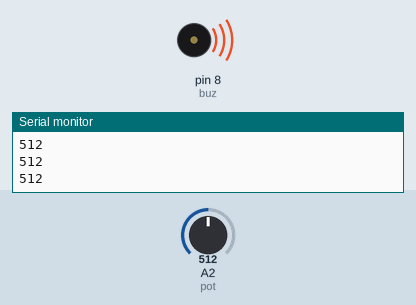
Recording of a sketch running on a simulated Arduino Uno, built with avr-gcc and run on an emulated ATmega328P. On the bench: buzzer (waves = sounding), the last lines printed to the serial monitor. Inputs (shaded band) come from the test bench; at power-on: A2 (pot) = 512.

Above: at 1.2 s.
1.3 s: A2 (pot) set to 0
At 2.1 s:
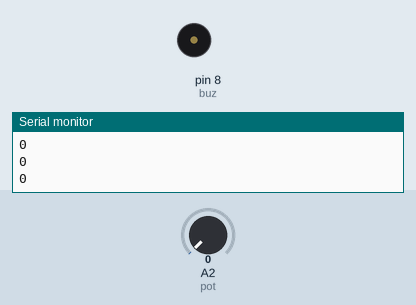
2.8 s: A2 (pot) set to 122
At 3.4 s:
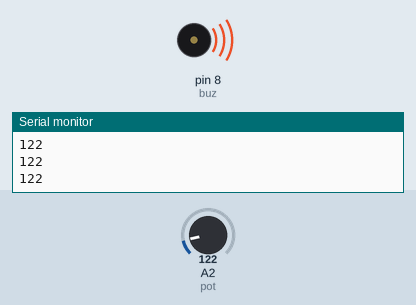
Timing chart, 0 to 5.8 s (numbered marks = the images above; inputs shaded):
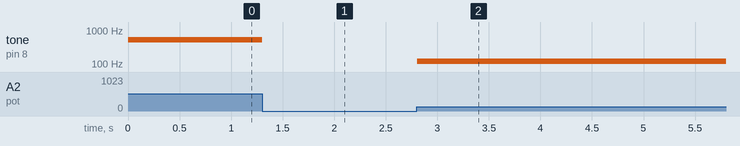

Measured:
- after the input at 1.3 s, tone on pin 8 (buz): 512 Hz → silent at once
- after the input at 2.8 s, tone on pin 8 (buz): silent → 122 Hz at once

The sketch:

PotenciometroComBuzzer.ino
```cpp
int pot = A2;
int buz = 8;

void setup(){
  Serial.begin(9600);
  pinMode(pot, INPUT);
  pinMode(buz, OUTPUT);
}

void loop(){
  int numPot = analogRead(pot);
  Serial.println(numPot);
  tone(buz, numPot, 10);
  delay(1);
}
```
